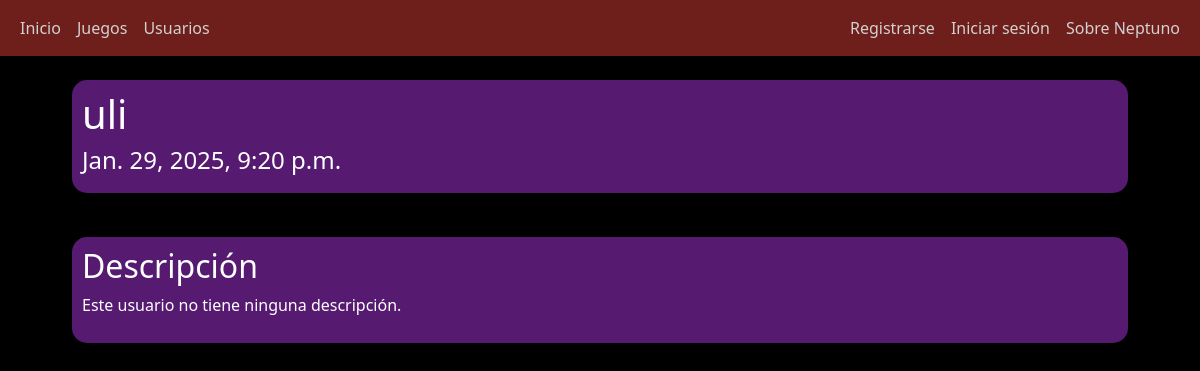
/user/uli/, run on an earlier commit of the app's database.
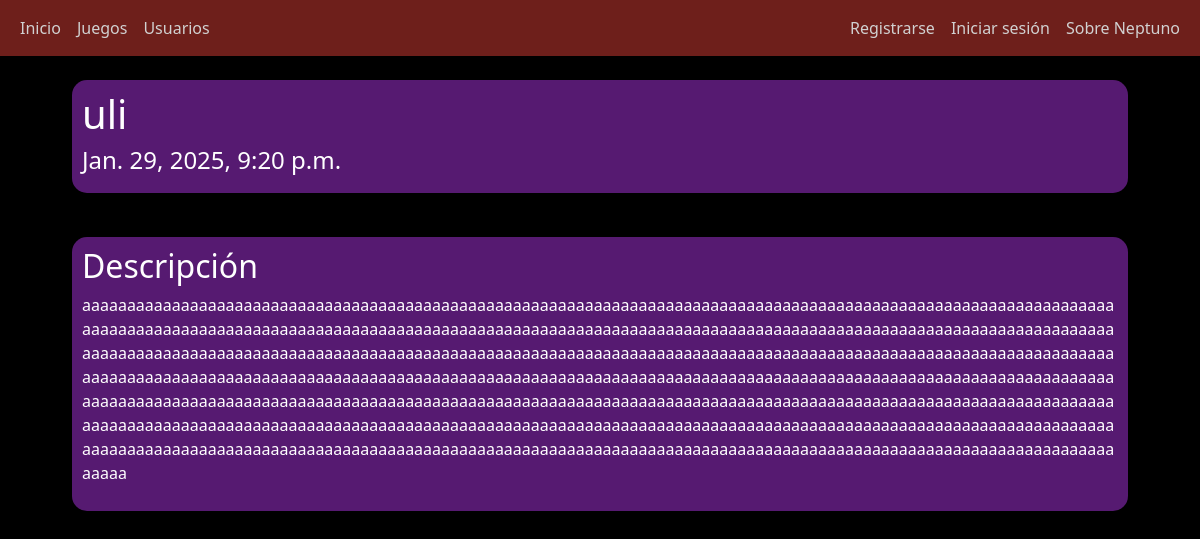
And on a later commit of the database.
### app/models.py (models this page shows, shortened)
class CustomUser(AbstractUser):
    descripcion = models.TextField(blank=True, null=True)
    groups = models.ManyToManyField(Group, related_name='customuser_groups')
    user_permissions = models.ManyToManyField(Permission, related_name='customuser_permissions')
    color = ColorField(default='#313131', format='hex')

### app/views.py (the view)
# urls.py: path('user/<str:username>/', views.see_user, name='user'),
def see_user(request, username):
    user = get_object_or_404(CustomUser, username=username)
    if request.user.is_authenticated:
        user_color = request.user.color
    else:
        user_color = '#6E1F1B'  # Color predeterminado
    darker_color = darken_color(user_color, 0.5)
    return render(request, 'user.html', {'user': user, 'color': user_color, 'darker_color': darker_color})

### app/views.py (called while the page is built)
def hex_to_rgb(hex_color):
    hex_color = hex_color.lstrip('#')
    return tuple(int(hex_color[i:i+2], 16) for i in (0, 2, 4))

def rgb_to_hex(r, g, b):
    return f'#{r:02x}{g:02x}{b:02x}'

def darken_color(hex_color, factor=0.2):
    r, g, b = hex_to_rgb(hex_color)
    r = max(int(r * (1 - factor)), 0)
    g = max(int(g * (1 - factor)), 0)
    b = max(int(b * (1 - factor)), 0)
    return rgb_to_hex(r, g, b)

### app/templates/user.html
{%extends 'base.html'%}
{%block navcolor%}{%if user.is_authenticated%}{{color}} {%else%} #6E1F1B {%endif%} {%endblock%}
{%block content%}
<div class="container">
    <div class="row">
        <div class="col-md-12">
            <div class="card mb-4" style="background-color: {{ user.color }}; border: {{ darker_color }};">
            <h1>{{user.username}}</h1>
            <h4>{{user.date_joined}}</h4>
            </div>
        </div>
        <div class="col-md-12">
            <div class="card mb-4" style="background-color: {{ user.color }}; border: {{ darker_color }};">
            <h2>Descripción</h2>
            <p> {% if user.descripcion %}
                {{ user.descripcion }}
                {% else %}
                    Este usuario no tiene ninguna descripción.
                {% endif %}</p>
            </div>
        </div>
    </div>
</div>
{%endblock%}

What changed in the data, as far as the page shows it:
changed CustomUser "uli": descripcion (not shown) → "aaaaaaaaaaaaaaaaaaaaaaaaaaaaaaaaaaaaaaaaaaaaaaaaaaaaaaaaaaaaaaaaaaaaaaaaaaaaaaaaaaaaaaaaaaaaaaaaaaaaaaaaaaaaaaaaaaaaaaaaaaaaaaaaaaaaaaaaaaaaaaaaaaaaaaaaaaaaaaaaaaaaaaaaaaaaaaaaaaaaaaaaaaaaaaaaaaaaaaaaaaaaaaaaaaaaaaaaaaaaaaaaaaaaaaaaaaaaaaaaaaaaaaaaaaaaaaaaaaaaaaaaaaaaaaaaaaaaaaaaaaaaaaaaaaaaaaaaaaaaaaaaaaaaaaaaaaaaaaaaaaaaaaaaaaaaaaaaaaaaaaaaaaaaaaaaaaaaaaaaaaaaaaaaaaaaaaaaaaaaaaaaaaaaaaaaaaaaaaaaaaaaaaaaaaaaaaaaaaaaaaaaaaaaaaaaaaaaaaaaaaaaaaaaaaaaaaaaaaaaaaaaaaaaaaaaaaaaaaaaaaaaaaaaaaaaaaaaaaaaaaaaaaaaaaaaaaaaaaaaaaaaaaaaaaaaaaaaaaaaaaaaaaaaaaaaaaaaaaaaaaaaaaaaaaaaaaaaaaaaaaaaaaaaaaaaaaaaaaaaaaaaaaaaaaaaaaaaaaaaaaaaaaaaaaaaaaaaaaaaaaaaaaaaaaaaaaaaaaaaaaaaaaaaaaaaaaaaaaaaaaaaaaaaaaaaaaaaaaaa…"
Also different on the page:
text no longer shown: "Este usuario no tiene ninguna descripción."
